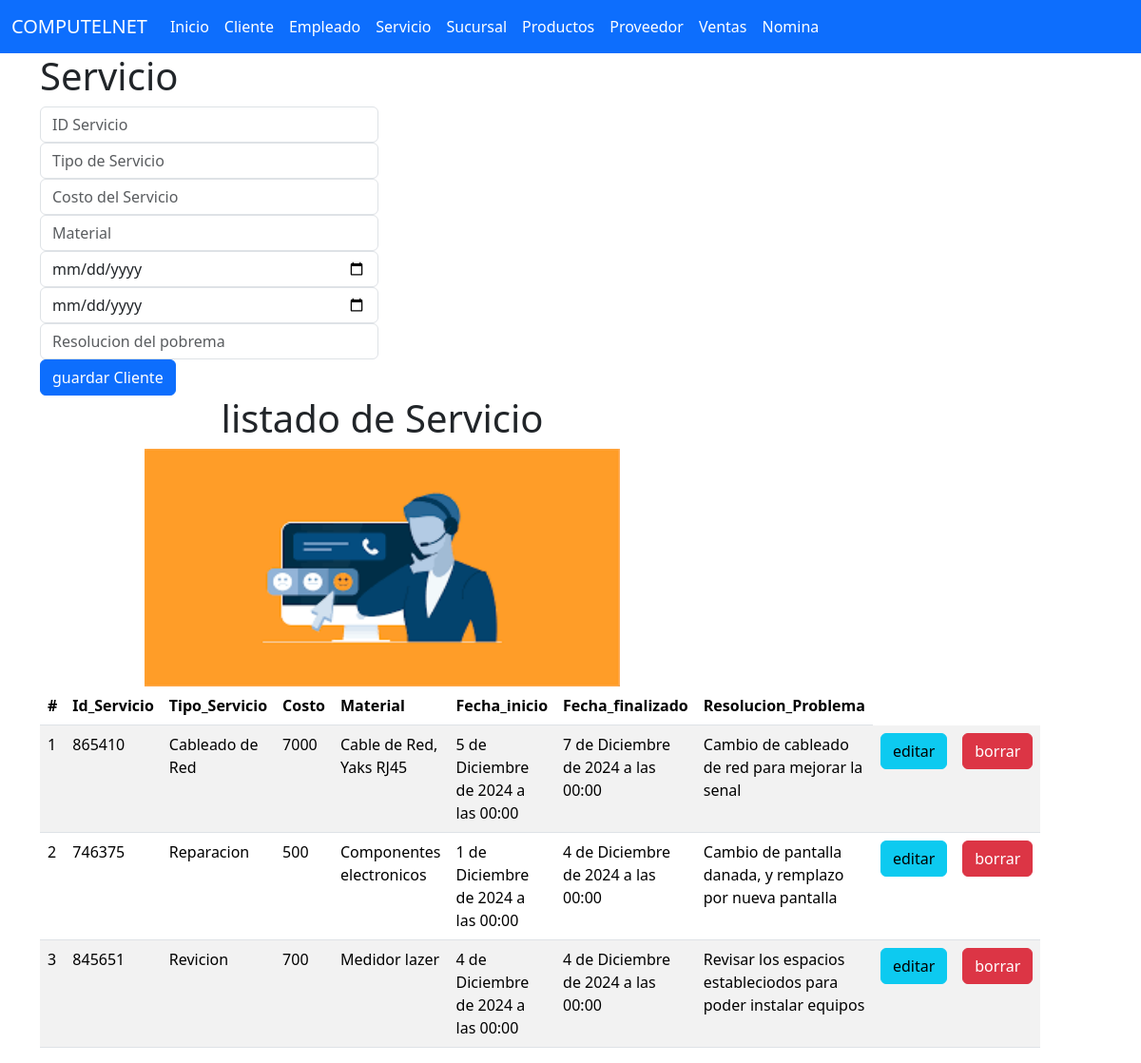
Screenshot of /servicios with the database file from the repository.
### servicio_app/models.py (models this page shows, shortened)
class Servicio (models.Model):
    Id_Servicio=models.CharField(primary_key=True,max_length=6)
    Tipo_Servicio=models.CharField(max_length=20)
    Costo=models.CharField(max_length=20)
    Material=models.CharField(max_length=20)
    Fecha_inicio=models.DateTimeField()
    Fecha_finalizado=models.DateTimeField()
    Resolucion_Problema=models.CharField(max_length=200)

### servicio_app/views.py (the view)
# urls.py: path('servicios',views.inicio_vista,name='servicios'),
def inicio_vista(request):
    ListadoServicio=Servicio.objects.all()
    return render(request,'gestionarServicio.html',{'listaServicio':ListadoServicio})

### servicio_app/templates/gestionarServicio.html (shortened to what this page needs)
{% extends "base.html" %}
{% block cuerpo %}
{% load static %}
<div class="row">
    <div class="col-sm-12  col-md-4 col-lg-4 col-xl-4">
        <h1>Servicio</h1>
        <div class="car-body">
            <form action="registrarServicio/" method="POST"> {% csrf_token %}
                <div class="form-group">
                    <input type="text" id="txtId_Servicio" name="txtId_Servicio" class="form-control" placeholder="ID Servicio" minlength="1" maxlength="6" required>
                </div>
                <div class="form-group ">
                    <input type="text" id="txtTipo_Servicio" name="txtTipo_Servicio"  class="form-control" placeholder="Tipo de Servicio" minlength="1" maxlength="20" required>
                </div>
                <div class="form-group">
                    <input type="text" id="txtCosto" name="txtCosto"  class="form-control" placeholder="Costo del Servicio" min="1" max="20" required>
                </div>
                <div class="form-group">
                    <input type="text" id="txtMaterial" name="txtMaterial"  class="form-control" placeholder="Material" min="1" max="20" required>
                </div>
                <div class="form-group">
                    <input type="date" id="txtFecha_inicio" name="txtFecha_inicio"  class="form-control" placeholder="Fecha de Inicio"  required>
                </div>
                <div class="form-group">
                    <input type="date" id="txtFecha_finalizado" name="txtFecha_finalizado"  class="form-control" placeholder="Fecha de Finalizado"  required>
                </div>
                <div class="form-group">
                    <input type="text" id="txtResolucion_Problema" name="txtResolucion_Problema"  class="form-control" placeholder="Resolucion del pobrema" min="1" max="180" required>
                </div>
                <div class="car-body">
                <button type="submit" class="btn btn-primary">guardar Cliente</button>
                </div>
            </form>
        </div>
    </div>
<div class="row">
    <div class="col-sm-12  col-md-8 col-lg-8 col-xl-8">
        <center>
            <h1>listado de Servicio</h1>
        <img class="w-59" src="{% static 'img/servicio.jpg'%}" alt="nava" width="500" height="250">
        </center>
                <table class="table table-striped">
                    <thead>
                    <tr>
                        <th scope="col">#</th>
                        <th scope="col">Id_Servicio</th>
                        <th scope="col">Tipo_Servicio</th>
                        <th scope="col">Costo</th>
                        <th scope="col">Material</th>
                        <th scope="col">Fecha_inicio</th>
                        <th scope="col">Fecha_finalizado</th>
                        <th scope="col">Resolucion_Problema</th>
                    </tr>
                    </thead>
                    <tbody>
                        {% for m in listaServicio %}
                        <tr>
                        <td>{{forloop.counter}}</td>
                        <td>{{m.Id_Servicio}}</td>
                        <td>{{m.Tipo_Servicio}}</td>
                        <td>{{m.Costo}}</td>
                        <td>{{m.Material}}</td>
                        <td>{{m.Fecha_inicio}}</td>
                        <td>{{m.Fecha_finalizado}}</td>
                        <td>{{m.Resolucion_Problema}}</td>
                        <td><a href="seleccionarServicio/{{m.Id_Servicio}}" class="btn btn-info">editar</a> </td>
                        <td><a href="borrarServicio/{{m.Id_Servicio}}" class="btn btn-danger">borrar</a> </td>
                        </tr>
                        {% endfor %}
                    </tbody>
                </table>
    </div>
</div>
</div>
{% endblock %}

### rows the page displays
Servicio: Id_Servicio "865410", Tipo_Servicio "Cableado de Red", Costo "7000", Material "Cable de Red, Yaks RJ45", Fecha_inicio "5 de Diciembre de 2024 a las 00:00", Fecha_finalizado "7 de Diciembre de 2024 a las 00:00", Resolucion_Problema "Cambio de cableado de red para mejorar la senal"
Servicio: Id_Servicio "746375", Tipo_Servicio "Reparacion", Costo "500", Material "Componentes electronicos", Fecha_inicio "1 de Diciembre de 2024 a las 00:00", Fecha_finalizado "4 de Diciembre de 2024 a las 00:00", Resolucion_Problema "Cambio de pantalla danada, y remplazo por nueva pantalla"
Servicio: Id_Servicio "845651", Tipo_Servicio "Revicion", Costo "700", Material "Medidor lazer", Fecha_inicio "4 de Diciembre de 2024 a las 00:00", Fecha_finalizado "4 de Diciembre de 2024 a las 00:00", Resolucion_Problema "Revisar los espacios estableciodos para poder instalar equipos"
